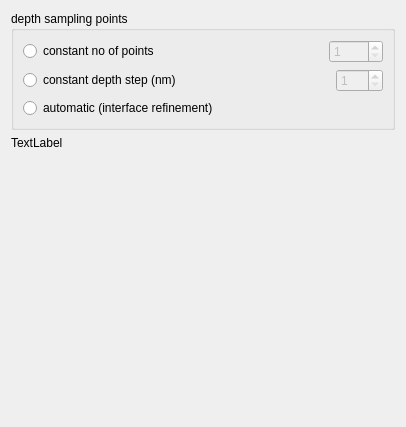
                   <widget class="QWidget" name="page_11">
                    <property name="geometry">
                     <rect>
                      <x>0</x>
                      <y>0</y>
                      <width>406</width>
                      <height>427</height>
                     </rect>
                    </property>
                    <attribute name="label">
                     <string>mesh</string>
                    </attribute>
                    <layout class="QVBoxLayout" name="verticalLayout_6">
                     <item>
                      <widget class="QGroupBox" name="groupBox_5">
                       <property name="title">
                        <string>depth sampling points</string>
                       </property>
                       <layout class="QVBoxLayout" name="verticalLayout_12">
                        <item>
                         <layout class="QHBoxLayout" name="horizontalLayout_15">
                          <item>
                           <widget class="QRadioButton" name="constantPointsRB">
                            <property name="text">
                             <string>constant no of points</string>
                            </property>
                            <property name="checked">
                             <bool>false</bool>
                            </property>
                           </widget>
                          </item>
                          <item>
                           <spacer name="horizontalSpacer_2">
                            <property name="orientation">
                             <enum>Qt::Horizontal</enum>
                            </property>
                            <property name="sizeHint" stdset="0">
                             <size>
                              <width>40</width>
                              <height>20</height>
                             </size>
                            </property>
                           </spacer>
                          </item>
                          <item>
                           <widget class="QSpinBox" name="constantPointsSB">
                            <property name="enabled">
                             <bool>false</bool>
                            </property>
                            <property name="minimum">
                             <number>1</number>
                            </property>
                            <property name="maximum">
                             <number>9999</number>
                            </property>
                           </widget>
                          </item>
                         </layout>
                        </item>
                        <item>
                         <layout class="QHBoxLayout" name="horizontalLayout_16">
                          <item>
                           <widget class="QRadioButton" name="constantDistRB">
                            <property name="text">
                             <string>constant depth step (nm)</string>
                            </property>
                           </widget>
                          </item>
                          <item>
                           <spacer name="horizontalSpacer_3">
                            <property name="orientation">
                             <enum>Qt::Horizontal</enum>
                            </property>
                            <property name="sizeHint" stdset="0">
                             <size>
                              <width>40</width>
                              <height>20</height>
                             </size>
                            </property>
                           </spacer>
                          </item>
                          <item>
                           <widget class="QSpinBox" name="constantDistSB">
                            <property name="enabled">
                             <bool>false</bool>
                            </property>
                            <property name="minimum">
                             <number>1</number>
                            </property>
                            <property name="maximum">
                             <number>100</number>
                            </property>
                           </widget>
                          </item>
                         </layout>
                        </item>
                        <item>
                         <widget class="QRadioButton" name="autoDistRB">
                          <property name="text">
                           <string>automatic (interface refinement)</string>
                          </property>
                         </widget>
                        </item>
                       </layout>
                      </widget>
                     </item>
                     <item>
                      <widget class="QLabel" name="meshLabel">
                       <property name="text">
                        <string>TextLabel</string>
                       </property>
                      </widget>
                     </item>
                     <item>
                      <spacer name="verticalSpacer">
                       <property name="orientation">
                        <enum>Qt::Vertical</enum>
                       </property>
                       <property name="sizeType">
                        <enum>QSizePolicy::MinimumExpanding</enum>
                       </property>
                       <property name="sizeHint" stdset="0">
                        <size>
                         <width>259</width>
                         <height>161</height>
                        </size>
                       </property>
                      </spacer>
                     </item>
                    </layout>
                   </widget>
